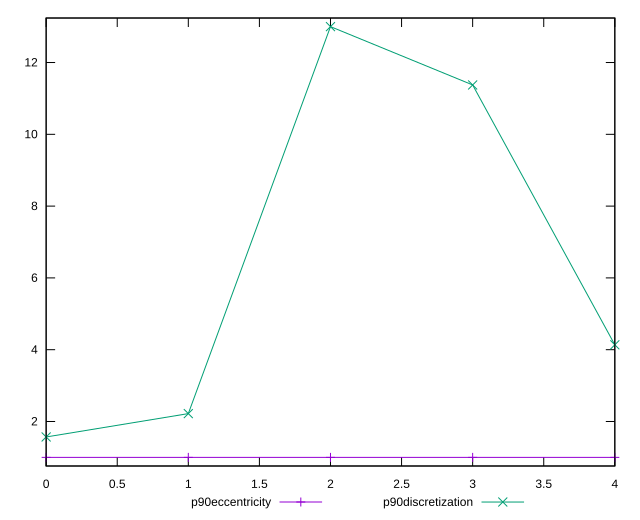

Write gnuplot code to recreate this figure.
reset

$p90Eccentricity <<EOF
0 1.0000000000000002
1 0.9999999999999999
2 0.9999999999999983
3 0.9999999999999988
4 1
EOF

$p90Discretization <<EOF
0 1.5689655172413792
1 2.2195121951219514
2 13
3 11.375
4 4.136363636363637
EOF

set key outside below
set xrange [0:4]
set yrange [0.7599999999999982:13.24]
set trange [0.7599999999999982:13.24]
set terminal svg size 640, 520 enhanced background rgb 'white'
set output "report_00009_2021-02-08T22-37-41.559Z/uses-http2/progression/eccentricity.svg"

plot $p90Eccentricity title "p90eccentricity" with linespoints, \
     $p90Discretization title "p90discretization" with linespoints

reset
